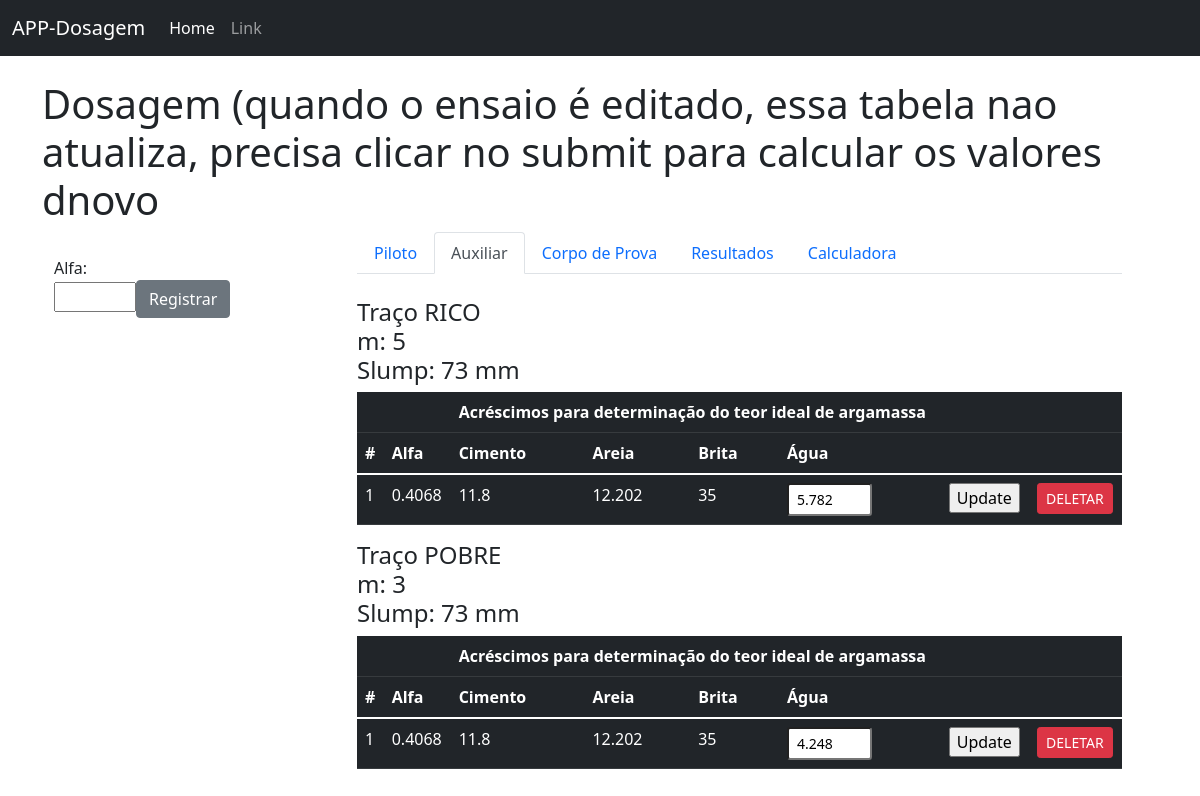
The app's page /auxiliar/1, older data.
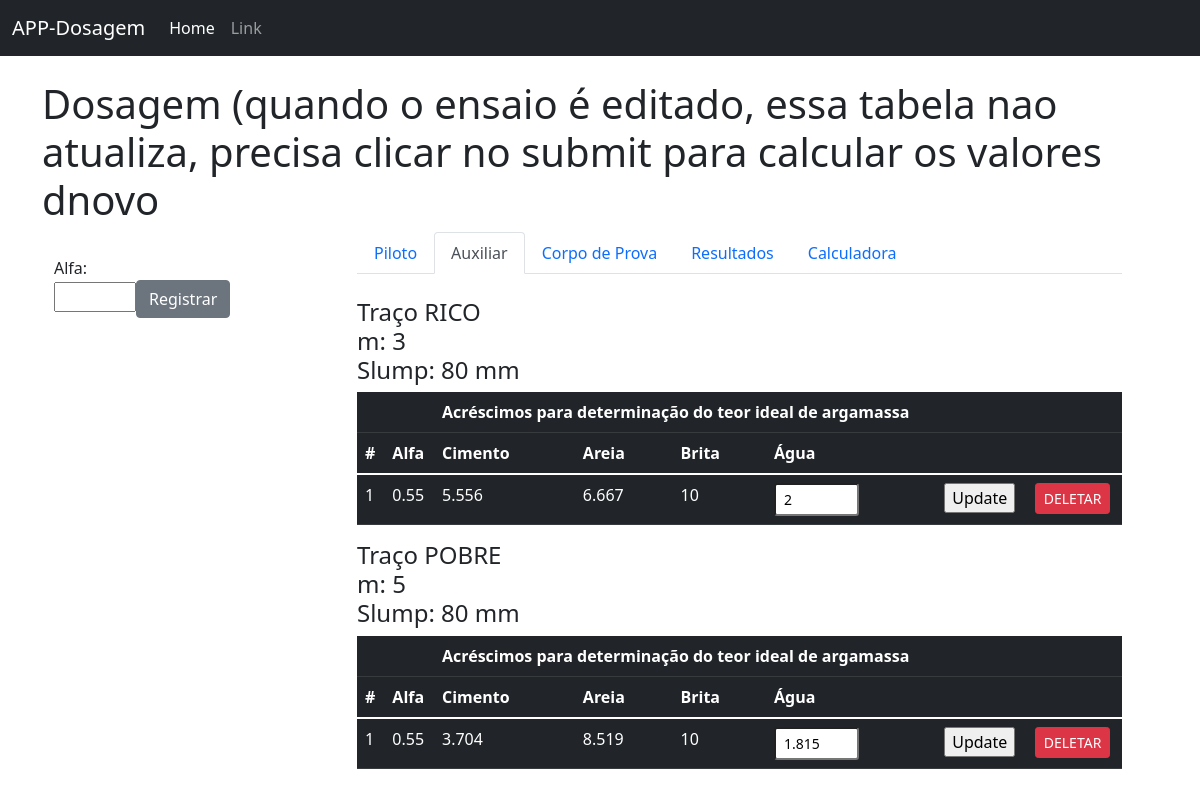
The same page, newer data.
### hello.py (models this page shows, shortened)
class Dosagem_rico(db.Model):
    id = db.Column(db.Integer, primary_key=True)
    alfa = db.Column(db.Integer)
    c_unitario = db.Column(db.Integer)
    a_unitario = db.Column(db.Integer)
    b_unitario = db.Column(db.Integer)
    c_massa = db.Column(db.Integer)
    a_massa = db.Column(db.Integer)
    b_massa = db.Column(db.Integer)
    c_acr = db.Column(db.Integer)
    a_acr= db.Column(db.Integer)
    a_massa_umida = db.Column(db.Integer)
    umidade_agregado = db.Column(db.Integer)
    agua = db.Column(db.Integer)
    agua_cimento = db.Column(db.Integer)
    ensaio_id = db.Column(db.Integer, db.ForeignKey('ensaios.id'))

class Dosagem_pobre(db.Model):
    id = db.Column(db.Integer, primary_key=True)
    alfa = db.Column(db.Integer)
    c_unitario = db.Column(db.Integer)
    a_unitario = db.Column(db.Integer)
    b_unitario = db.Column(db.Integer)
    c_massa = db.Column(db.Integer)
    a_massa = db.Column(db.Integer)
    b_massa = db.Column(db.Integer)
    c_acr = db.Column(db.Integer)
    a_acr= db.Column(db.Integer)
    a_massa_umida = db.Column(db.Integer)
    umidade_agregado = db.Column(db.Integer)
    agua = db.Column(db.Integer)
    agua_cimento = db.Column(db.Integer)
    ensaio_id = db.Column(db.Integer, db.ForeignKey('ensaios.id'))

### hello.py (the view, shortened to what this page needs)
@app.route('/auxiliar/<int:id>', methods=['POST', 'GET'])
def dosagem_auxiliar(id):
    form = Alfa()
    ensaio_salvo = Ensaios.query.filter_by(id=id).first()
    m_rico = ensaio_salvo.rico
    m_pobre = ensaio_salvo.pobre
    alfa = form.alfa.data
    pesobrita = ensaio_salvo.pesobrita
    slump = ensaio_salvo.slump
    return render_template("auxiliar.html", form=form, ensaio_salvo=ensaio_salvo, id=id, m_rico=m_rico, m_pobre=m_pobre, slump=slump)

### forms.py
class Alfa(FlaskForm):
    alfa = FloatField('Alfa:')
    submit = SubmitField('Registrar')

### templates/auxiliar.html (shortened to what this page needs)
{% extends 'base.html' %}
{% block content %}
<h1>Dosagem (quando o ensaio é editado, essa tabela nao atualiza, precisa clicar no submit para calcular os valores dnovo</h1>
<div class="container">
    <div class = "row">
        <div class="col-3">
            <br>
            <form method="POST">
                {{ form.alfa.label }}<br>
                {{ form.alfa(size=3) }}{{ form.submit(class="btn btn-secondary") }}
            </form>
        </div>
        <div class="col-9">
            <div class="container">
            <ul class="nav nav-tabs">
              <li class="nav-item">
                <a class="nav-link" aria-current="page" href="/dosagem/{{ id }}">Piloto</a>
              </li>
              <li class="nav-item">
                <a class="nav-link active" href="/auxiliar/{{ id }}">Auxiliar</a>
              </li>
              <li class="nav-item">
                <a class="nav-link" href="/corpo_de_prova/{{ id }}">Corpo de Prova</a>
              </li>
              <li class="nav-item">
                <a class="nav-link" href="/resultados/{{ id }}">Resultados</a>
              </li>
              <li class="nav-item">
                <a class="nav-link" href="/calculadora/{{ id }}">Calculadora</a>
              </li>
            </ul>
            <br>
        <h4>Traço RICO<br>m: {{ m_rico }}<br>Slump: {{ slump }} mm</h4>
        <table class="table table-dark">
        <thead>
            <tr>
                <th></th>
                <th></th>
                <th colspan="4">Acréscimos para determinação do teor ideal de argamassa</th>
                <th></th>
                <th></th>
            <tr>
                <th>#</th>
                <th>Alfa</th>
                <th>Cimento</th>
                <th>Areia</th>
                <th>Brita</th>
                <th>Água</th>
                <th></th>
                <th></th>
            </tr>
        </thead>
        <tbody>
        {% for i in ensaio_salvo.dosagem_rico %}
        <form method="POST" action="/agua_rico">
        <tr>
            <td>{{ 1 }}</td>
            <td>{{ i.alfa }}</td>
            <td>{{ i.c_massa }}</td>
            <td>{{ i.a_massa }}</td>
            <td>{{ i.b_massa }}</td>
            <td><input type="hidden" value="{{ i.id }}" name="i_id">
            <input type="text" size="3" class="form-control-sm" value="{{ i.agua }}" name="valor_agua_novo"></td>
            <td><input type="submit" value="Update"></td>
            <td><a href="/dosagem_auxiliar/delete/{{ i.id }}" class="btn btn-danger btn-sm">DELETAR</a></td>
            </form>
        {% endfor %}
        </tbody>
        </table>
        <h4>Traço POBRE<br>m: {{ m_pobre }}<br>Slump: {{ slump }} mm</h4>
        <table class="table table-dark">
        <thead>
            <tr>
                <th></th>
                <th></th>
                <th colspan="4">Acréscimos para determinação do teor ideal de argamassa</th>
                <th></th>
                <th></th>
            <tr>
                <th>#</th>
                <th>Alfa</th>
                <th>Cimento</th>
                <th>Areia</th>
                <th>Brita</th>
                <th>Água</th>
                <th></th>
                <th></th>
            </tr>
        </thead>
        <tbody>
        {% for i in ensaio_salvo.dosagem_pobre %}
        <form method="POST" action="/agua_pobre">
        <tr>
            <td>{{ 1 }}</td>
            <td>{{ i.alfa }}</td>
            <td>{{ i.c_massa }}</td>
            <td>{{ i.a_massa }}</td>
            <td>{{ i.b_massa }}</td>
            <td><input type="hidden" value="{{ i.id }}" name="i_id">
            <input type="text" size="3" class="form-control-sm" value="{{ i.agua }}" name="valor_agua_novo"></td>
            <td><input type="submit" value="Update"></td>
            <td><a href="/dosagem_auxiliar/delete/{{ i.id }}" class="btn btn-danger btn-sm">DELETAR</a></td>
            </form>
        {% endfor %}
        </tbody>
        </table>
        </div>
    </div>
</div>
{% endblock %}

### templates/base.html (shortened to what this page needs)
<!doctype html>
<html lang="en">
  <head>
    <link href="https://cdn.jsdelivr.net/npm/bootstrap@5.1.1/dist/css/bootstrap.min.css" rel="stylesheet">
  </head>
  <body>
    {% include 'navbar.html' %}
    <br>
    <div class="container">
        {% block content %}
        {% endblock %}
    </div>
  </body>
</html>

### templates/navbar.html (shortened to what this page needs)
<nav class="navbar navbar-expand-lg navbar-dark bg-dark">
  <div class="container-fluid">
    <a class="navbar-brand" href="{{ url_for('home') }}">APP-Dosagem</a>
    <div class="collapse navbar-collapse" id="navbarSupportedContent">
      <ul class="navbar-nav me-auto mb-2 mb-lg-0">
        <li class="nav-item">
          <a class="nav-link active" aria-current="page" href="{{ url_for('home') }}">Home</a>
        </li>
        <li class="nav-item">
          <a class="nav-link" href="#">Link</a>
        </li>
      </ul>
    </div>
  </div>
</nav>

Row changes from the older to the newer data that the page shows:
changed Dosagem_rico: alfa "0.4068" → "0.55"; c_massa "11.8" → "5.556"; a_massa "12.202" → "6.667"; b_massa "35" → "10"; valor_agua_novo "5.782" → "2"
changed Dosagem_pobre: alfa "0.4068" → "0.55"; c_massa "11.8" → "3.704"; a_massa "12.202" → "8.519"; b_massa "35" → "10"; valor_agua_novo "4.248" → "1.815"
Text that changed along with them:
{{ m_rico }}: "5" → "3"
{{ slump }}: "73" → "80"
{{ m_pobre }}: "3" → "5"
